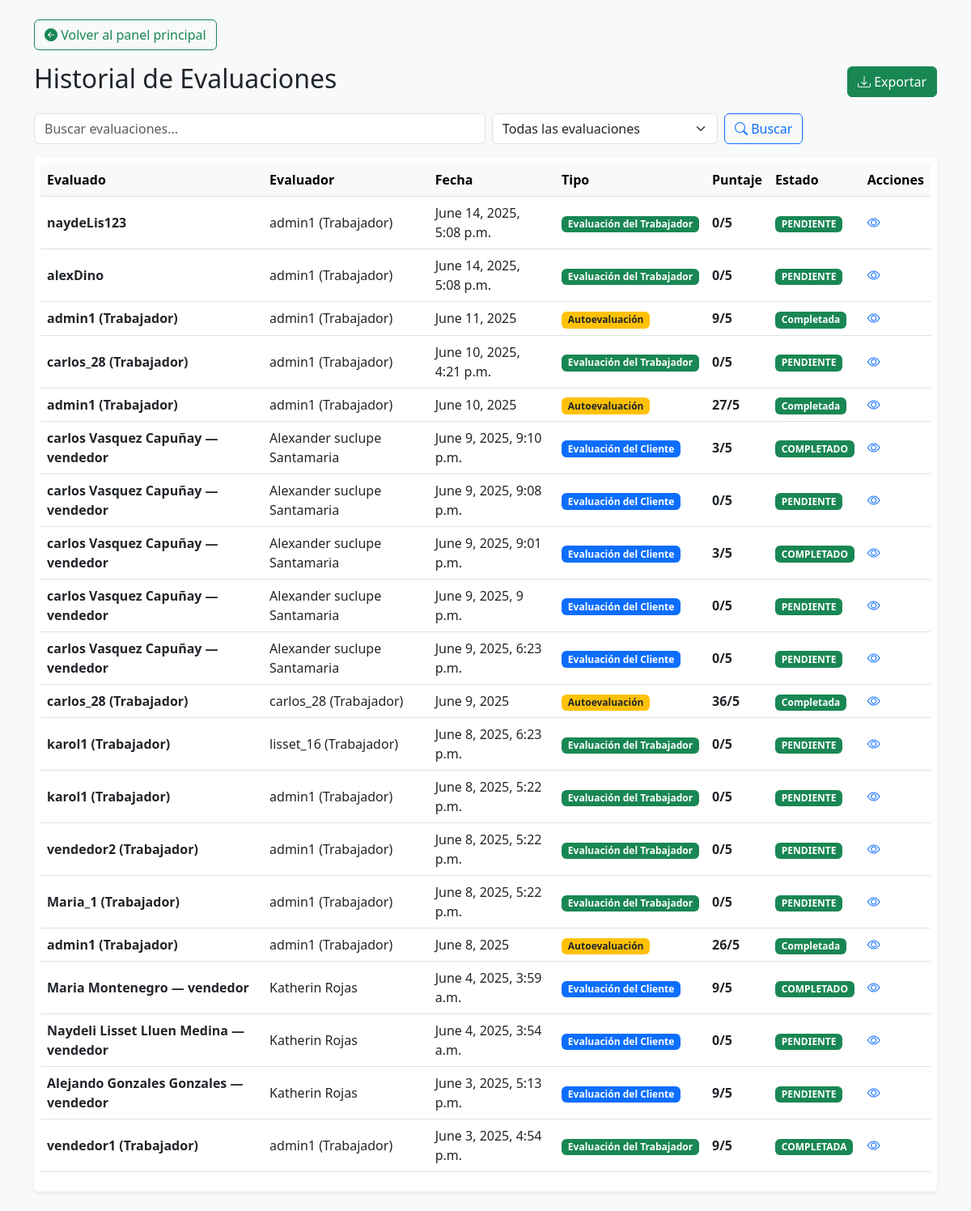
The page /historial/ on the database its author committed.
### core/models.py (models this page shows, shortened)
class Usuario(AbstractUser):
    ROL_TIPOS = [
        ('cliente', 'Cliente'),
        ('trabajador', 'Trabajador'),
    ]
    rol = models.CharField(max_length=20, choices=ROL_TIPOS, blank=True, null=True)
    rol_admin = models.ForeignKey(Rol, on_delete=models.SET_NULL, null=True, blank=True, related_name='usuarios')
    puesto = models.ForeignKey(Puesto, on_delete=models.SET_NULL, null=True, blank=True)
    def __str__(self):
        if self.rol_admin:
            return f"{self.username} ({self.rol_admin.nombre})"
        elif self.rol:
            return f"{self.username} ({self.get_rol_display()})"
        return self.username

class EvaluacionTrabajador(models.Model):
    ESTADOS = [
        ('PENDIENTE', 'Pendiente'),
        ('EN_PROGRESO', 'En progreso'),
        ('COMPLETADA', 'Completada'),
    ]
    evaluador = models.ForeignKey(settings.AUTH_USER_MODEL, on_delete=models.CASCADE, related_name='evaluaciones_realizadas')
    evaluado = models.ForeignKey(settings.AUTH_USER_MODEL, on_delete=models.CASCADE, related_name='evaluaciones_recibidas')
    fecha_creacion = models.DateTimeField(default=timezone.now)
    fecha_activacion = models.DateTimeField(default=timezone.now)
    estado = models.CharField(max_length=20, choices=ESTADOS, default='PENDIENTE')
    observaciones = models.TextField(blank=True, null=True)
    @property
    def puntaje_total(self):
        return self.respuestas.aggregate(total=Sum('puntaje'))['total'] or 0

class AutoevaluacionTrabajador(models.Model):
    trabajador = models.ForeignKey(settings.AUTH_USER_MODEL, on_delete=models.CASCADE, related_name='autoevaluaciones')
    fecha = models.DateField(auto_now_add=True)
    @property
    def puntaje_total(self):
        return sum(r.puntaje for r in self.respuestas.all())

class Trabajador(models.Model):
    user = models.OneToOneField(settings.AUTH_USER_MODEL, on_delete=models.CASCADE, related_name='trabajador', null=True, blank=True)
    puesto = models.ForeignKey(Puesto, on_delete=models.SET_NULL, null=True, blank=True)
    telefono = models.CharField(max_length=20, blank=True)
    direccion = models.CharField(max_length=200, blank=True)
    def __str__(self):
        return f"{self.user.get_full_name()} — {self.puesto.nombre}"

class Puesto(models.Model):
    nombre = models.CharField(max_length=50, unique=True)
    descripcion = models.TextField(blank=True, null=True)

class Cliente(models.Model):
    user = models.OneToOneField(settings.AUTH_USER_MODEL, on_delete=models.CASCADE, related_name='cliente', null=True, blank=True)
    direccion = models.CharField(max_length=200, blank=True, null=True)
    telefono = models.CharField(max_length=20, blank=True, null=True)
    def __str__(self):
        return self.user.get_full_name() if self.user else "Cliente sin usuario"

class EvaluacionVenta(models.Model):
    ESTADOS = [
        ('PENDIENTE', 'Pendiente'),
        ('EN_PROGRESO', 'En progreso'),
        ('COMPLETADA', 'Completada'),
    ]
    venta = models.ForeignKey(Venta, on_delete=models.CASCADE)
    trabajador = models.ForeignKey(Trabajador, on_delete=models.CASCADE)
    cliente = models.ForeignKey(Cliente, on_delete=models.CASCADE)
    fecha = models.DateTimeField(auto_now_add=True)
    estado = models.CharField(max_length=20, choices=ESTADOS, default='PENDIENTE')
    @property
    def puntaje_total(self):
        return self.respuestas.aggregate(total=Sum('puntaje'))['total'] or 0

### core/views.py (the view)
# urls.py: path('historial/', views.historial_evaluaciones, name='historial_evaluaciones'),
def historial_evaluaciones(request):
    form = FiltroEvaluacionForm(request.GET or None)
    tipo_filtro = request.GET.get('tipo', 'todas')
    busqueda = request.GET.get('buscar', '').lower()
    evaluaciones = []
    if tipo_filtro in ['todas', 'AUTO']:
        for auto in AutoevaluacionTrabajador.objects.select_related('trabajador'):
            if busqueda in str(auto.trabajador).lower():
                evaluaciones.append({
                    'evaluado': auto.trabajador,
                    'evaluador': auto.trabajador,
                    'fecha': auto.fecha,
                    'tipo': 'AUTO',
                    'get_tipo_display': TIPO_CHOICES['AUTO'],
                    'puntaje': auto.puntaje_total,
                    'estado': 'Completada',
                })
    if tipo_filtro in ['todas', 'TRAB']:
        for e in EvaluacionTrabajador.objects.select_related('evaluador', 'evaluado'):
            if busqueda in str(e.evaluado).lower() or busqueda in str(e.evaluador).lower():
                evaluaciones.append({
                    'evaluado': e.evaluado,
                    'evaluador': e.evaluador,
                    'fecha': e.fecha_creacion,
                    'tipo': 'TRAB',
                    'get_tipo_display': TIPO_CHOICES['TRAB'],
                    'puntaje': e.puntaje_total,
                    'estado': e.estado,
                })
    if tipo_filtro in ['todas', 'CLIE']:
        for ev in EvaluacionVenta.objects.select_related('trabajador', 'cliente'):
            if busqueda in str(ev.trabajador).lower() or busqueda in str(ev.cliente).lower():
                evaluaciones.append({
                    'evaluado': ev.trabajador,
                    'evaluador': ev.cliente,
                    'fecha': ev.fecha,
                    'tipo': 'CLIE',
                    'get_tipo_display': TIPO_CHOICES['CLIE'],
                    'puntaje': ev.puntaje_total,
                    'estado': ev.estado,
                })
    evaluaciones.sort(key=lambda x: normalizar_fecha(x['fecha']), reverse=True)
    class TipoEvaluacion:
        choices = [('AUTO', 'Autoevaluación'), ('TRAB',
                                                'Evaluación del Trabajador'), ('CLIE', 'Evaluación del Cliente')]
    return render(request, 'historial.html', {
        'evaluaciones': evaluaciones,
        'form': form,
        'tipo_filtro': tipo_filtro,
        'busqueda': request.GET.get('buscar', ''),
        'TipoEvaluacion': TipoEvaluacion,
    })

### core/forms.py
class FiltroEvaluacionForm(forms.Form):
    buscar = forms.CharField(required=False, label='Buscar')
    tipo = forms.ChoiceField(
        required=False,
        choices=[('todas', 'Todas las evaluaciones')] + list(TipoEvaluacion.choices),
        label='Tipo'
    )

### core/views.py (called while the page is built)
def normalizar_fecha(fecha):
    if isinstance(fecha, datetime):
        if is_aware(fecha):
            return fecha.replace(tzinfo=None)
        return fecha
    elif isinstance(fecha, date):
        return datetime.combine(fecha, time.min)
    return None

### templates/historial.html (shortened to what this page needs)
{% load static %}
<!DOCTYPE html>
<html lang="es">
<head>
    <link href="https://cdn.jsdelivr.net/npm/bootstrap@5.3.0/dist/css/bootstrap.min.css" rel="stylesheet">
    <link href="https://cdn.jsdelivr.net/npm/bootstrap-icons@1.10.5/font/bootstrap-icons.css" rel="stylesheet">
</head>
<body class="bg-light">
<div class="container py-4">
    <div class="mb-3">
            <a href="{% url 'admin_dashboard' %}" class="btn btn-outline-success">
                <i class="bi bi-arrow-left-circle-fill"></i> Volver al panel principal
            </a>
        </div>
    <div class="d-flex justify-content-between align-items-center mb-3">
        <h2>Historial de Evaluaciones</h2>
        <a href="{% url 'exportar_evaluaciones_excel' %}" class="btn btn-success">
            <i class="bi bi-download"></i> Exportar
        </a>
    </div>
    <form method="get" class="d-flex gap-2 mb-3">
        <input type="text" name="buscar" value="{{ busqueda }}" class="form-control w-50" placeholder="Buscar evaluaciones...">
        <select name="tipo" class="form-select w-25">
            <option value="todas" {% if tipo_filtro == "todas" %}selected{% endif %}>Todas las evaluaciones</option>
        </select>
        <button class="btn btn-outline-primary" type="submit">
            <i class="bi bi-search"></i> Buscar
        </button>
    </form>
    <div class="table-responsive bg-white shadow-sm rounded p-2">
        <table class="table table-hover align-middle">
            <thead class="table-light">
                <tr>
                    <th>Evaluado</th>
                    <th>Evaluador</th>
                    <th>Fecha</th>
                    <th>Tipo</th>
                    <th>Puntaje</th>
                    <th>Estado</th>
                    <th>Acciones</th>
                </tr>
            </thead>
            <tbody>
                {% for eval in evaluaciones %}
                    <tr>
                        <td><strong>{{ eval.evaluado }}</strong></td>
                        <td>{{ eval.evaluador }}</td>
                        <td>{{ eval.fecha }}</td>
                        <td>
                            <span class="badge
                                {% if eval.tipo == 'CLIE' %}bg-primary
                                {% elif eval.tipo == 'TRAB' %}bg-success
                                {% else %}bg-warning text-dark
                                {% endif %}">
                                {{ eval.get_tipo_display }}
                            </span>
                        </td>
                        <td>
                            <span class="fw-bold text-dark">{{ eval.puntaje }}/5</span>
                        </td>
                        <td><span class="badge bg-success">{{ eval.estado }}</span></td>
                        <td>
                            <a href="#" class="text-primary" title="Ver"><i class="bi bi-eye"></i></a>
                        </td>
                    </tr>
                {% empty %}
                    <tr>
                        <td colspan="7" class="text-center text-muted">No se encontraron evaluaciones.</td>
                    </tr>
                {% endfor %}
            </tbody>
        </table>
    </div>
</div>
</body>
</html>

### rows shown on the page
Usuario: evaluado "naydeLis123", evaluador "admin1 (Trabajador)", fecha "June 14, 2025, 5:08 p.m.", tipo "Evaluación del Trabajador", puntaje "0", estado "PENDIENTE"
Usuario: evaluado "alexDino", evaluador "admin1 (Trabajador)", fecha "June 14, 2025, 5:08 p.m.", tipo "Evaluación del Trabajador", puntaje "0", estado "PENDIENTE"
Usuario: evaluado "admin1 (Trabajador)", evaluador "admin1 (Trabajador)", fecha "June 11, 2025", tipo "Autoevaluación", puntaje "9", estado "Completada", fecha "June 10, 2025", puntaje "27", fecha "June 8, 2025", puntaje "26"
Usuario: evaluado "carlos_28 (Trabajador)", evaluador "admin1 (Trabajador)", fecha "June 10, 2025, 4:21 p.m.", tipo "Evaluación del Trabajador", puntaje "0", estado "PENDIENTE", evaluador "carlos_28 (Trabajador)", fecha "June 9, 2025", tipo "Autoevaluación", puntaje "36", estado "Completada"
Trabajador: evaluado "carlos Vasquez Capuñay — vendedor", evaluador "Alexander suclupe Santamaria", fecha "June 9, 2025, 9:10 p.m.", tipo "Evaluación del Cliente", puntaje "3", estado "COMPLETADO", fecha "June 9, 2025, 9:08 p.m.", puntaje "0", estado "PENDIENTE", fecha "June 9, 2025, 9:01 p.m.", fecha "June 9, 2025, 9 p.m.", fecha "June 9, 2025, 6:23 p.m."
Usuario: evaluado "karol1 (Trabajador)", evaluador "lisset_16 (Trabajador)", fecha "June 8, 2025, 6:23 p.m.", tipo "Evaluación del Trabajador", puntaje "0", estado "PENDIENTE", evaluador "admin1 (Trabajador)", fecha "June 8, 2025, 5:22 p.m."
Usuario: evaluado "vendedor2 (Trabajador)", evaluador "admin1 (Trabajador)", fecha "June 8, 2025, 5:22 p.m.", tipo "Evaluación del Trabajador", puntaje "0", estado "PENDIENTE"
Usuario: evaluado "Maria_1 (Trabajador)", evaluador "admin1 (Trabajador)", fecha "June 8, 2025, 5:22 p.m.", tipo "Evaluación del Trabajador", puntaje "0", estado "PENDIENTE"
Trabajador: evaluado "Maria Montenegro — vendedor", evaluador "Katherin Rojas", fecha "June 4, 2025, 3:59 a.m.", tipo "Evaluación del Cliente", puntaje "9", estado "COMPLETADO"
Trabajador: evaluado "Naydeli Lisset Lluen Medina — vendedor", evaluador "Katherin Rojas", fecha "June 4, 2025, 3:54 a.m.", tipo "Evaluación del Cliente", puntaje "0", estado "PENDIENTE"
Trabajador: evaluado "Alejando Gonzales Gonzales — vendedor", evaluador "Katherin Rojas", fecha "June 3, 2025, 5:13 p.m.", tipo "Evaluación del Cliente", puntaje "9", estado "PENDIENTE"
Usuario: evaluado "vendedor1 (Trabajador)", evaluador "admin1 (Trabajador)", fecha "June 3, 2025, 4:54 p.m.", tipo "Evaluación del Trabajador", puntaje "9", estado "COMPLETADA"
